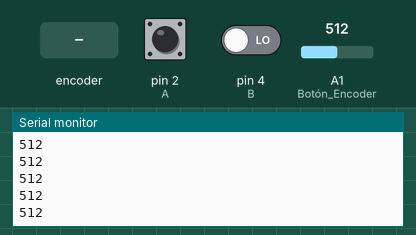
This sketch was run on a simulated Arduino Uno, built with avr-gcc and run on an emulated ATmega328P. Shown: the last lines printed to the serial monitor. The inputs (shaded band) are chosen by the test bench; at power-on: A1 (Botón_Encoder) = 512, pin 2 (A) HIGH, pin 4 (B) LOW.

Above: at 1.2 s.
1.3 s: A1 (Botón_Encoder) set to 716
At 2.2 s:
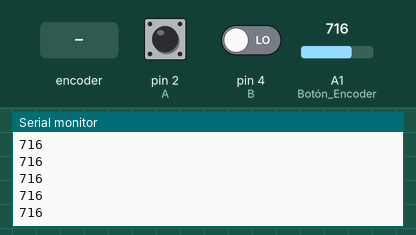
2.8 s: rotary encoder on pin 2 (A) / pin 4 (B) turned 1 step (first pin leading)
4.5 s: A1 (Botón_Encoder) set to 900
At 5.5 s:
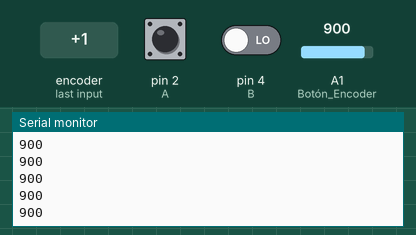
6.0 s: rotary encoder on pin 2 (A) / pin 4 (B) turned 1 step (first pin leading)
Timing chart, 0 to 8.7 s (numbered marks = the images above; inputs shaded):
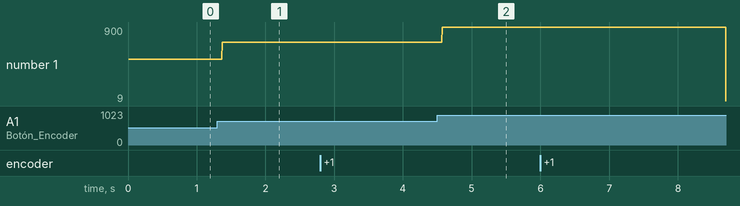

Measured:
- after the input at 1.3 s, the serial monitor: prints a new line after 0.07 s (image 1)
- after the input at 4.5 s, the serial monitor: prints a new line after 0.07 s (image 2)
- plotted number 1: 512 → 716 after the input at 1.3 s, 716 → 900 after the input at 4.5 s, 900 → 9 after the input at 6.0 s

The sketch:

Pruebas_Encoder.ino
```cpp
/*
  Capitulo 22 de Arduino desde cero en Español.
  Programa que demuestra el funcionamiento del codificador rotatorio KY-040
        utilizando interrupciones y permitiendo incrementar o decrementar un valor
        inicial dependiendo del sentido de giro del mismo y estableciendo un limite
        minimo y maximo que puede asumir la variable POSICION.

  Autor: bitwiseAr

*/

int A = 2;      //variable A a pin digital 2 (DT en modulo)
int B = 4;        //variable B a pin digital 4 (CLK en modulo)

int ANTERIOR = 50;    // almacena valor anterior de la variable POSICION

volatile int POSICION = 50; // variable POSICION con valor inicial de 50 y definida
        // como global al ser usada en loop e ISR (encoder)
void setup() {
  pinMode(A, INPUT);    // A como entrada
  pinMode(B, INPUT);    // B como entrada
  pinMode(A1,INPUT);    //Botón Encoder

  Serial.begin(9600);   // incializacion de comunicacion serie a 9600 bps

  attachInterrupt(digitalPinToInterrupt(A), encoder, LOW);// interrupcion sobre pin A con
                // funcion ISR encoder y modo LOW
  Serial.println("Listo");  // imprime en monitor serial Listo
}


void loop() {
  if (POSICION != ANTERIOR) { // si el valor de POSICION es distinto de ANTERIOR
    //Serial.println(POSICION); // imprime valor de POSICION
    ANTERIOR = POSICION ; // asigna a ANTERIOR el valor actualizado de POSICION
  }
  int a = analogRead(A1);
  Serial.println(a);
}

void encoder()  {
  static /*unsigned*/ long ultimaInterrupcion = 0;  // variable static con ultimo valor de
            // tiempo de interrupcion
  unsigned long tiempoInterrupcion = millis();  // variable almacena valor de func. millis

  if (tiempoInterrupcion - ultimaInterrupcion > 5) {  // rutina antirebote desestima
              // pulsos menores a 5 mseg.
    if (digitalRead(B) == HIGH)     // si B es HIGH, sentido horario
    {
      POSICION++ ;        // incrementa POSICION en 1
    }
    else {          // si B es LOW, senti anti horario
      POSICION-- ;        // decrementa POSICION en 1
    }

    POSICION = min(100, max(0, POSICION));  // establece limite inferior de 0 y
            // superior de 100 para POSICION
    ultimaInterrupcion = tiempoInterrupcion;  // guarda valor actualizado del tiempo
  }           // de la interrupcion en variable static
}
```
